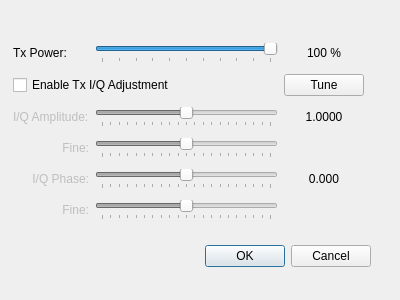
<?xml version="1.0" encoding="UTF-8"?>
<ui version="4.0">
 <class>TxTune</class>
 <widget class="QDialog" name="TxTune">
  <property name="geometry">
   <rect>
    <x>0</x>
    <y>0</y>
    <width>400</width>
    <height>300</height>
   </rect>
  </property>
  <property name="windowTitle">
   <string>Tx Tune</string>
  </property>
  <widget class="QDialogButtonBox" name="buttonBox">
   <property name="geometry">
    <rect>
     <x>30</x>
     <y>240</y>
     <width>341</width>
     <height>32</height>
    </rect>
   </property>
   <property name="orientation">
    <enum>Qt::Horizontal</enum>
   </property>
   <property name="standardButtons">
    <set>QDialogButtonBox::Cancel|QDialogButtonBox::Ok</set>
   </property>
   <property name="centerButtons">
    <bool>false</bool>
   </property>
  </widget>
  <widget class="QWidget" name="">
   <property name="geometry">
    <rect>
     <x>13</x>
     <y>38</y>
     <width>351</width>
     <height>191</height>
    </rect>
   </property>
   <layout class="QGridLayout" name="gridLayout">
    <item row="0" column="0">
     <widget class="QLabel" name="label">
      <property name="minimumSize">
       <size>
        <width>70</width>
        <height>0</height>
       </size>
      </property>
      <property name="text">
       <string>Tx Power:</string>
      </property>
     </widget>
    </item>
    <item row="0" column="1">
     <widget class="QSlider" name="pwrSlider">
      <property name="maximum">
       <number>100</number>
      </property>
      <property name="value">
       <number>100</number>
      </property>
      <property name="orientation">
       <enum>Qt::Horizontal</enum>
      </property>
      <property name="tickPosition">
       <enum>QSlider::TicksBelow</enum>
      </property>
      <property name="tickInterval">
       <number>10</number>
      </property>
     </widget>
    </item>
    <item row="1" column="0" colspan="2">
     <widget class="QCheckBox" name="cbTxImage">
      <property name="text">
       <string>Enable Tx I/Q Adjustment</string>
      </property>
     </widget>
    </item>
    <item row="2" column="0">
     <widget class="QLabel" name="labAmp">
      <property name="enabled">
       <bool>false</bool>
      </property>
      <property name="minimumSize">
       <size>
        <width>70</width>
        <height>0</height>
       </size>
      </property>
      <property name="text">
       <string>I/Q Amplitude:</string>
      </property>
     </widget>
    </item>
    <item row="2" column="1">
     <widget class="QSlider" name="ampSlider">
      <property name="enabled">
       <bool>false</bool>
      </property>
      <property name="minimum">
       <number>-100</number>
      </property>
      <property name="maximum">
       <number>100</number>
      </property>
      <property name="value">
       <number>0</number>
      </property>
      <property name="orientation">
       <enum>Qt::Horizontal</enum>
      </property>
      <property name="tickPosition">
       <enum>QSlider::TicksBelow</enum>
      </property>
     </widget>
    </item>
    <item row="3" column="0">
     <widget class="QLabel" name="labFineAmp">
      <property name="enabled">
       <bool>false</bool>
      </property>
      <property name="text">
       <string>Fine:</string>
      </property>
      <property name="alignment">
       <set>Qt::AlignRight|Qt::AlignTrailing|Qt::AlignVCenter</set>
      </property>
     </widget>
    </item>
    <item row="3" column="1">
     <widget class="QSlider" name="fineAmpSlider">
      <property name="enabled">
       <bool>false</bool>
      </property>
      <property name="minimum">
       <number>-100</number>
      </property>
      <property name="maximum">
       <number>100</number>
      </property>
      <property name="orientation">
       <enum>Qt::Horizontal</enum>
      </property>
      <property name="tickPosition">
       <enum>QSlider::TicksBelow</enum>
      </property>
     </widget>
    </item>
    <item row="4" column="0">
     <widget class="QLabel" name="labPha">
      <property name="enabled">
       <bool>false</bool>
      </property>
      <property name="minimumSize">
       <size>
        <width>70</width>
        <height>0</height>
       </size>
      </property>
      <property name="text">
       <string>I/Q Phase:</string>
      </property>
      <property name="alignment">
       <set>Qt::AlignRight|Qt::AlignTrailing|Qt::AlignVCenter</set>
      </property>
     </widget>
    </item>
    <item row="4" column="1">
     <widget class="QSlider" name="phaSlider">
      <property name="enabled">
       <bool>false</bool>
      </property>
      <property name="minimum">
       <number>-100</number>
      </property>
      <property name="maximum">
       <number>100</number>
      </property>
      <property name="value">
       <number>0</number>
      </property>
      <property name="orientation">
       <enum>Qt::Horizontal</enum>
      </property>
      <property name="tickPosition">
       <enum>QSlider::TicksBelow</enum>
      </property>
     </widget>
    </item>
    <item row="5" column="0">
     <widget class="QLabel" name="labFinePha">
      <property name="enabled">
       <bool>false</bool>
      </property>
      <property name="text">
       <string>Fine:</string>
      </property>
      <property name="alignment">
       <set>Qt::AlignRight|Qt::AlignTrailing|Qt::AlignVCenter</set>
      </property>
     </widget>
    </item>
    <item row="5" column="1">
     <widget class="QSlider" name="finePhaSlider">
      <property name="enabled">
       <bool>false</bool>
      </property>
      <property name="minimum">
       <number>-100</number>
      </property>
      <property name="maximum">
       <number>100</number>
      </property>
      <property name="orientation">
       <enum>Qt::Horizontal</enum>
      </property>
      <property name="tickPosition">
       <enum>QSlider::TicksBelow</enum>
      </property>
     </widget>
    </item>
    <item row="2" column="2">
     <widget class="QLabel" name="labAmpReal">
      <property name="text">
       <string>1.0000</string>
      </property>
      <property name="alignment">
       <set>Qt::AlignCenter</set>
      </property>
     </widget>
    </item>
    <item row="4" column="2">
     <widget class="QLabel" name="labPhaReal">
      <property name="text">
       <string>0.000</string>
      </property>
      <property name="alignment">
       <set>Qt::AlignCenter</set>
      </property>
     </widget>
    </item>
    <item row="1" column="2">
     <widget class="QPushButton" name="pbTune">
      <property name="text">
       <string>Tune</string>
      </property>
     </widget>
    </item>
    <item row="0" column="2">
     <widget class="QLabel" name="labPower">
      <property name="text">
       <string>100 %</string>
      </property>
      <property name="alignment">
       <set>Qt::AlignCenter</set>
      </property>
     </widget>
    </item>
   </layout>
  </widget>
 </widget>
 <resources/>
 <connections>
  <connection>
   <sender>buttonBox</sender>
   <signal>accepted()</signal>
   <receiver>TxTune</receiver>
   <slot>accept()</slot>
   <hints>
    <hint type="sourcelabel">
     <x>248</x>
     <y>254</y>
    </hint>
    <hint type="destinationlabel">
     <x>157</x>
     <y>274</y>
    </hint>
   </hints>
  </connection>
  <connection>
   <sender>buttonBox</sender>
   <signal>rejected()</signal>
   <receiver>TxTune</receiver>
   <slot>reject()</slot>
   <hints>
    <hint type="sourcelabel">
     <x>316</x>
     <y>260</y>
    </hint>
    <hint type="destinationlabel">
     <x>286</x>
     <y>274</y>
    </hint>
   </hints>
  </connection>
 </connections>
</ui>
